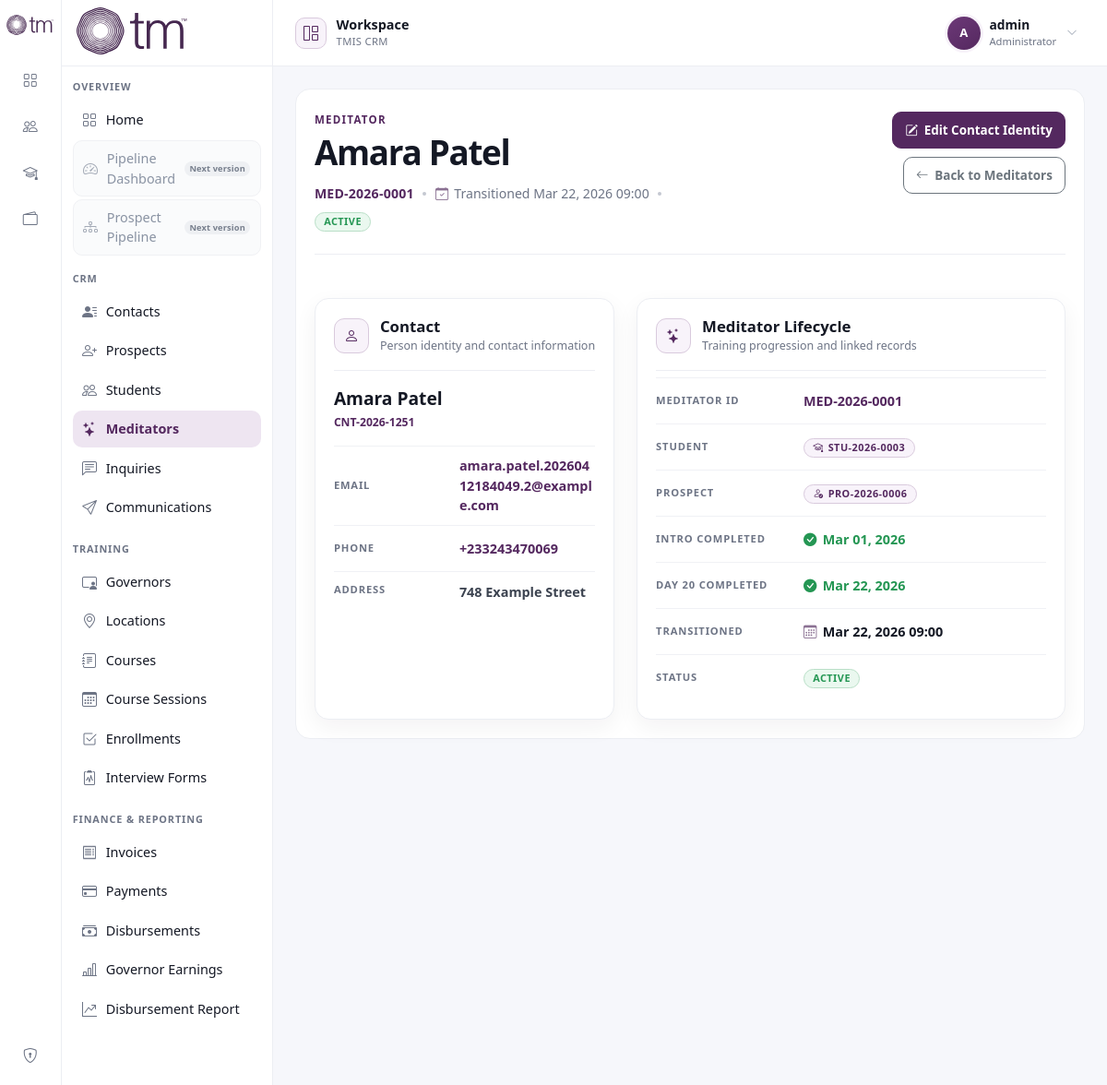
The app's page /meditators/1/ (signed in) with its own data.
### core/models.py (models this page shows, shortened)
class TimeStampedModel(models.Model):
    created_at = models.DateTimeField(auto_now_add=True)
    updated_at = models.DateTimeField(auto_now=True)
    class Meta:
        abstract = True

class Meditator(TimeStampedModel):
    uuid = models.UUIDField(default=uuid.uuid4, editable=False, unique=True)
    crm_reference = models.CharField(max_length=30, unique=True, editable=False)
    student = models.OneToOneField(
        Student,
        on_delete=models.CASCADE,
        related_name="meditator_profile",
    )
    transitioned_at = models.DateTimeField(default=timezone.now, editable=False)
    transition_trigger = models.CharField(
        max_length=50,
        choices=MeditatorTransitionTrigger.choices,
        default=MeditatorTransitionTrigger.INTRO_AND_DAY20_COMPLETED,
        editable=False,
    )
    intro_completed_on = models.DateField(null=True, blank=True, editable=False)
    day20_completed_on = models.DateField(null=True, blank=True, editable=False)
    metadata = models.JSONField(default=dict, blank=True, editable=False)
    is_active = models.BooleanField(default=True, db_index=True)
    invalidated_at = models.DateTimeField(null=True, blank=True, editable=False)
    invalidation_reason = models.TextField(blank=True, editable=False)
    class Meta:
        ordering = ["-transitioned_at"]
        indexes = [
            models.Index(fields=["transitioned_at"]),
            models.Index(fields=["transition_trigger"]),
        ]
    @property
    def public_id(self) -> str:
        return self.crm_reference
    @property
    def contact(self):
        return self.student.contact if self.student_id else None

class Student(TimeStampedModel):
    uuid = models.UUIDField(default=uuid.uuid4, editable=False, unique=True)
    crm_reference = models.CharField(max_length=30, unique=True, editable=False)
    owner = models.ForeignKey(
        settings.AUTH_USER_MODEL,
        on_delete=models.CASCADE,
        related_name="owned_students",
        null=True,
        blank=True,
    )
    prospect = models.OneToOneField(
        Prospect,
        on_delete=models.PROTECT,
        related_name="student_record",
    )
    teacher = models.ForeignKey(
        "Teacher",
        on_delete=models.SET_NULL,
        null=True,
        blank=True,
        related_name="students",
    )
    enrollment_status = models.CharField(
        max_length=20,
        choices=EnrollmentStatus.choices,
        default=EnrollmentStatus.PENDING,
    )
    notes = models.TextField(blank=True)
    class Meta:
        ordering = ["prospect__contact__first_name", "prospect__contact__last_name"]
        indexes = [
            models.Index(fields=["enrollment_status"]),
            models.Index(fields=["created_at"]),
        ]
    @property
    def contact(self):
        return self.prospect.contact if self.prospect_id and self.prospect.contact_id else None
    @property
    def public_id(self) -> str:
        return self.crm_reference

class Prospect(TimeStampedModel):
    BAD_LEAD_ATTEMPT_THRESHOLD = 4
    uuid = models.UUIDField(default=uuid.uuid4, editable=False, unique=True)
    crm_reference = models.CharField(max_length=30, unique=True, editable=False)
    owner = models.ForeignKey(
        settings.AUTH_USER_MODEL,
        on_delete=models.CASCADE,
        related_name="owned_prospects",
        null=True,
        blank=True,
    )
    contact = models.OneToOneField(
        "Contact",
        on_delete=models.PROTECT,
        related_name="prospect",
        null=True,
        blank=True,
    )
    preferred_contact_method = models.CharField(
        max_length=30,
        choices=ContactMethod.choices,
        blank=True,
    )
    source = models.CharField(max_length=100, blank=True)
    status = models.CharField(
        max_length=20,
        choices=ProspectStatus.choices,
        default=ProspectStatus.NEW,
    )
    teacher = models.ForeignKey(
        "Teacher",
        on_delete=models.SET_NULL,
        null=True,
        blank=True,
        related_name="prospects",
    )
    course_interest = models.ForeignKey(
        "Course",
        on_delete=models.SET_NULL,
        null=True,
        blank=True,
        related_name="interested_prospects",
    )
    interest_level = models.CharField(
        max_length=10,
        choices=InterestLevel.choices,
        blank=True,
    )
    notes = models.TextField(blank=True)
    is_archived = models.BooleanField(default=False)
    converted_to_student = models.BooleanField(default=False)
    converted_student = models.ForeignKey(
        "Student",
        on_delete=models.SET_NULL,
        null=True,
        blank=True,
        related_name="source_prospects",
    )
    converted_at = models.DateTimeField(null=True, blank=True)
    class Meta:
        ordering = ["-created_at"]
        indexes = [
            models.Index(fields=["status"]),
            models.Index(fields=["is_archived"]),
            models.Index(fields=["created_at"]),
        ]
    @property
    def public_id(self) -> str:
        return self.crm_reference

class Contact(TimeStampedModel):
    uuid = models.UUIDField(default=uuid.uuid4, editable=False, unique=True)
    crm_reference = models.CharField(max_length=30, unique=True, editable=False)
    first_name = models.CharField(max_length=100)
    last_name = models.CharField(max_length=100)
    email = models.EmailField(blank=True, null=True)
    phone_number = models.CharField(max_length=30, blank=True, null=True)
    date_of_birth = models.DateField(null=True, blank=True)
    address = models.TextField(blank=True)
    city = models.CharField(max_length=100, blank=True)
    province_state = models.CharField(max_length=100, blank=True)
    country = models.CharField(max_length=100, blank=True)
    class Meta:
        ordering = ["first_name", "last_name"]
        indexes = [
            models.Index(fields=["email"]),
            models.Index(fields=["phone_number"]),
        ]
        constraints = [
            models.UniqueConstraint(
                Lower("email"),
                condition=Q(email__isnull=False) & ~Q(email=""),
                name="unique_contact_email_ci_nonempty",
            )
        ]
    @property
    def public_id(self) -> str:
        return self.crm_reference
    @property
    def full_name(self) -> str:
        return f"{self.first_name} {self.last_name}".strip()

### core/views.py (the view)
# urls.py: path("meditators/<str:pk>/", views.MeditatorDetailView.as_view(), name="meditator-detail"),
class MeditatorDetailView(ProductLoginRequiredMixin, DetailView):
    model = Meditator
    template_name = "core/crud/meditator/detail.html"
    context_object_name = "meditator"
    def get_queryset(self):
        return scope_queryset_for_user(
            queryset=Meditator.objects.select_related(
                "student__prospect__contact",
                "student__teacher",
                "student__owner",
            ),
            model=Meditator,
            user=self.request.user,
        )
    def get_object(self, queryset=None):
        return _resolve_object_by_pk_or_uuid(
            queryset=queryset or self.get_queryset(),
            model=Meditator,
            identifier=self.kwargs["pk"],
        )

### core/templates/core/crud/meditator/detail.html (shortened to what this page needs)
{% extends "core/crud/base.html" %}
{% block content %}
<article class="meditator-detail-shell">
  <header class="meditator-record-header">
    <div class="meditator-record-heading">
      <div class="record-kicker">Meditator</div>
      <h1 class="record-title">{{ meditator.contact.full_name }}</h1>
      <div class="record-meta" aria-label="Meditator metadata">
        <span class="record-reference">{{ meditator.public_id }}</span>
        <span class="meta-separator" aria-hidden="true"></span>
        <span class="record-date"><i class="bi bi-calendar-check" aria-hidden="true"></i>Transitioned {{ meditator.transitioned_at|date:"M d, Y H:i" }}</span>
        <span class="meta-separator" aria-hidden="true"></span>
        {% if meditator.is_active %}
          <span class="record-status status-active">Active</span>
        {% else %}
          <span class="record-status status-inactive">Inactive</span>
        {% endif %}
      </div>
    </div>
    <div class="record-actions" aria-label="Meditator actions">
      <a class="btn btn-primary" href="{% url 'core:contact-update' meditator.contact.pk %}"><i class="bi bi-pencil-square" aria-hidden="true"></i>Edit Contact Identity</a>
      <a class="btn btn-outline-secondary" href="{% url 'core:meditator-list' %}"><i class="bi bi-arrow-left" aria-hidden="true"></i>Back to Meditators</a>
    </div>
  </header>
  <div class="row g-4 meditator-record-grid">
    <div class="col-12 col-xl-5">
      <section class="meditator-detail-card h-100" aria-labelledby="contact-card-title">
        <div class="detail-card-header">
          <span class="detail-card-icon"><i class="bi bi-person" aria-hidden="true"></i></span>
          <div>
            <h2 id="contact-card-title">Contact</h2>
            <p>Person identity and contact information</p>
          </div>
        </div>
        <div class="contact-identity">
          <a href="{% url 'core:contact-detail' meditator.contact.pk %}" class="contact-name">{{ meditator.contact.full_name }}</a>
          <a href="{% url 'core:contact-detail' meditator.contact.pk %}" class="contact-reference">{{ meditator.contact.public_id }}</a>
        </div>
        <dl class="detail-list">
          <div class="detail-row">
            <dt>Email</dt>
            <dd>{% if meditator.contact.email %}<a class="detail-link text-break" href="mailto:{{ meditator.contact.email }}">{{ meditator.contact.email }}</a>{% else %}<span class="empty-value">No email address</span>{% endif %}</dd>
          </div>
          <div class="detail-row">
            <dt>Phone</dt>
            <dd>{% if meditator.contact.phone_number %}<a class="detail-link text-break" href="tel:{{ meditator.contact.phone_number }}">{{ meditator.contact.phone_number }}</a>{% else %}<span class="empty-value">No phone number</span>{% endif %}</dd>
          </div>
          <div class="detail-row detail-row-top">
            <dt>Address</dt>
            <dd>{% if meditator.contact.address %}<span class="address-value">{{ meditator.contact.address|linebreaksbr }}</span>{% else %}<span class="empty-value">No address recorded</span>{% endif %}</dd>
          </div>
        </dl>
      </section>
    </div>
    <div class="col-12 col-xl-7">
      <section class="meditator-detail-card h-100" aria-labelledby="lifecycle-card-title">
        <div class="detail-card-header">
          <span class="detail-card-icon"><i class="bi bi-stars" aria-hidden="true"></i></span>
          <div>
            <h2 id="lifecycle-card-title">Meditator Lifecycle</h2>
            <p>Training progression and linked records</p>
          </div>
        </div>
        <dl class="detail-list lifecycle-fields">
          <div class="detail-row"><dt>Meditator ID</dt><dd class="field-emphasis">{{ meditator.public_id }}</dd></div>
          <div class="detail-row">
            <dt>Student</dt>
            <dd><a class="linked-record-badge" href="{% url 'core:student-detail' meditator.student.pk %}"><i class="bi bi-mortarboard" aria-hidden="true"></i>{{ meditator.student.public_id }}</a></dd>
          </div>
          <div class="detail-row">
            <dt>Prospect</dt>
            <dd><a class="linked-record-badge" href="{% url 'core:prospect-detail' meditator.student.prospect.pk %}"><i class="bi bi-person-check" aria-hidden="true"></i>{{ meditator.student.prospect.public_id }}</a></dd>
          </div>
          <div class="detail-row">
            <dt>Intro completed</dt>
            <dd>{% if meditator.intro_completed_on %}<span class="completed-value"><i class="bi bi-check-circle-fill" aria-hidden="true"></i>{{ meditator.intro_completed_on|date:"M d, Y" }}</span>{% else %}<span class="empty-value">Not recorded</span>{% endif %}</dd>
          </div>
          <div class="detail-row">
            <dt>Day 20 completed</dt>
            <dd>{% if meditator.day20_completed_on %}<span class="completed-value"><i class="bi bi-check-circle-fill" aria-hidden="true"></i>{{ meditator.day20_completed_on|date:"M d, Y" }}</span>{% else %}<span class="empty-value">Not recorded</span>{% endif %}</dd>
          </div>
          <div class="detail-row"><dt>Transitioned</dt><dd><span class="date-value"><i class="bi bi-calendar3" aria-hidden="true"></i>{{ meditator.transitioned_at|date:"M d, Y H:i" }}</span></dd></div>
          <div class="detail-row">
            <dt>Status</dt>
            <dd>{% if meditator.is_active %}<span class="record-status status-active">Active</span>{% else %}<span class="record-status status-inactive">Inactive</span>{% endif %}</dd>
          </div>
        </dl>
      </section>
    </div>
  </div>
</article>
{% endblock %}

### core/templates/core/crud/base.html (shortened to what this page needs)
<!DOCTYPE html>
{% load static %}
<html lang="en">
<head>
  <link
    href="https://cdn.jsdelivr.net/npm/bootstrap@5.3.3/dist/css/bootstrap.min.css"
    rel="stylesheet"
  >
  <link
    rel="stylesheet"
    href="https://cdn.jsdelivr.net/npm/bootstrap-icons@1.11.3/font/bootstrap-icons.min.css"
  >
</head>
<body>
  <div class="crm-layout d-flex">
    <aside class="icon-rail d-none d-lg-flex flex-column align-items-center py-3 position-sticky top-0 vh-100">
      <a class="mb-4 d-inline-flex justify-content-center" href="{% url 'core:home' %}" title="TMIS">
        <img src="{% static 'core/images/tmis-logo.svg' %}" alt="TMIS CRM" class="brand-mark">
      </a>
      <nav class="d-flex flex-column align-items-center gap-2">
        <a class="icon-link{% if request.path == '/' %} active{% endif %}" href="{% url 'core:home' %}" title="Home">
          <i class="bi bi-grid"></i>
        </a>
        <a class="icon-link" href="{% url 'core:prospect-list' %}" title="CRM">
          <i class="bi bi-people"></i>
        </a>
        <a class="icon-link" href="{% url 'core:teacher-list' %}" title="Training">
          <i class="bi bi-mortarboard"></i>
        </a>
        <a class="icon-link{% if '/invoices/' in request.path or '/payments/' in request.path or '/disbursements/' in request.path or '/reporting/' in request.path %} active{% endif %}" href="{% url 'core:invoice-list' %}" title="Finance">
          <i class="bi bi-wallet2"></i>
        </a>
      </nav>
      <div class="mt-auto d-flex flex-column align-items-center gap-2">
        {% if request.user.is_staff %}
          <a class="icon-link" href="/admin/" title="Admin">
            <i class="bi bi-shield-lock"></i>
          </a>
        {% endif %}
      </div>
    </aside>
    <aside class="main-sidebar d-none d-lg-flex flex-column position-sticky top-0 vh-100">
      <div class="sidebar-header px-3 d-flex align-items-center">
        <div>
          <img src="{% static 'core/images/tmis-logo.svg' %}" alt="TMIS CRM" class="sidebar-logo mb-1">
        </div>
      </div>
      <nav class="main-nav">
        {% include "core/crud/partials/sidebar_nav.html" %}
      </nav>
    </aside>
    <main class="content-shell">
      <div class="desktop-account-bar d-none d-lg-flex">
        <div class="workspace-context" aria-label="Current workspace">
          <span class="workspace-context-icon" aria-hidden="true"><i class="bi bi-grid-1x2"></i></span>
          <span>
            <span class="workspace-context-title">Workspace</span>
            <span class="workspace-context-label">TMIS CRM</span>
          </span>
        </div>
        {% if request.user.is_authenticated %}
          <div class="dropdown">
            <button class="account-menu-toggle dropdown-toggle" type="button" data-bs-toggle="dropdown" aria-expanded="false" aria-label="Open account menu for {{ request.user.get_username }}">
              <span class="account-avatar" aria-hidden="true">{{ request.user.get_username|first }}</span>
              <span class="account-menu-identity">
                <span class="account-menu-name">{{ request.user.get_full_name|default:request.user.get_username }}</span>
                <span class="account-menu-role">
                  {% if request.user.is_superuser %}Administrator{% elif request.user.is_staff %}Staff account{% else %}Account{% endif %}
                </span>
              </span>
              <i class="bi bi-chevron-down account-menu-chevron" aria-hidden="true"></i>
            </button>
          </div>
        {% else %}
          <a class="btn btn-outline-primary btn-sm" href="{% url 'core:login' %}?next={{ request.path|urlencode }}">Login</a>
        {% endif %}
      </div>
      <div class="content-card">
        {% block content %}{% endblock %}
      </div>
    </main>
  </div>
</body>
</html>

### records on screen
Meditator: contact.full_name "Amara Patel", public_id "MED-2026-0001", transitioned_at "Mar 22, 2026 09:00", contact.public_id "CNT-2026-1251", contact.email "amara.patel.20260412184049.2@example.com", contact.phone_number "+233243470069", contact.address "748 Example Street", student.public_id "STU-2026-0003", student.prospect.public_id "PRO-2026-0006", intro_completed_on "Mar 01, 2026", day20_completed_on "Mar 22, 2026"

### other values on screen
{{ request.user.get_username|first }} "A"
{{ request.user.get_full_name|default:request.user.get_username }} "admin"
